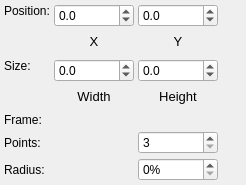
<?xml version="1.0" encoding="UTF-8"?>
<ui version="4.0">
 <class>ip_geometry</class>
 <widget class="QWidget" name="ip_geometry">
  <property name="geometry">
   <rect>
    <x>0</x>
    <y>0</y>
    <width>246</width>
    <height>185</height>
   </rect>
  </property>
  <property name="sizePolicy">
   <sizepolicy hsizetype="Maximum" vsizetype="Preferred">
    <horstretch>0</horstretch>
    <verstretch>0</verstretch>
   </sizepolicy>
  </property>
  <property name="maximumSize">
   <size>
    <width>300</width>
    <height>16777215</height>
   </size>
  </property>
  <property name="windowTitle">
   <string>Form</string>
  </property>
  <layout class="QGridLayout" name="gridLayout">
   <property name="leftMargin">
    <number>4</number>
   </property>
   <property name="topMargin">
    <number>4</number>
   </property>
   <property name="rightMargin">
    <number>4</number>
   </property>
   <property name="bottomMargin">
    <number>4</number>
   </property>
   <property name="spacing">
    <number>4</number>
   </property>
   <item row="0" column="2">
    <layout class="QVBoxLayout" name="verticalLayout_2">
     <property name="spacing">
      <number>1</number>
     </property>
     <item>
      <widget class="IntelligentSpinBox" name="spinboxYPos">
       <property name="sizePolicy">
        <sizepolicy hsizetype="Fixed" vsizetype="Fixed">
         <horstretch>0</horstretch>
         <verstretch>0</verstretch>
        </sizepolicy>
       </property>
       <property name="maximumSize">
        <size>
         <width>80</width>
         <height>16777215</height>
        </size>
       </property>
       <property name="wrapping">
        <bool>false</bool>
       </property>
       <property name="buttonSymbols">
        <enum>QAbstractSpinBox::UpDownArrows</enum>
       </property>
       <property name="decimals">
        <number>1</number>
       </property>
       <property name="minimum">
        <double>-999999.000000000000000</double>
       </property>
       <property name="maximum">
        <double>999999.000000000000000</double>
       </property>
      </widget>
     </item>
     <item>
      <widget class="QLabel" name="label_2">
       <property name="font">
        <font>
         <pointsize>10</pointsize>
        </font>
       </property>
       <property name="text">
        <string>Y</string>
       </property>
       <property name="alignment">
        <set>Qt::AlignCenter</set>
       </property>
      </widget>
     </item>
    </layout>
   </item>
   <item row="2" column="2">
    <layout class="QVBoxLayout" name="verticalLayout_3">
     <property name="spacing">
      <number>1</number>
     </property>
     <item>
      <widget class="IntelligentSpinBox" name="spinboxHeight">
       <property name="sizePolicy">
        <sizepolicy hsizetype="Fixed" vsizetype="Fixed">
         <horstretch>0</horstretch>
         <verstretch>0</verstretch>
        </sizepolicy>
       </property>
       <property name="maximumSize">
        <size>
         <width>80</width>
         <height>16777215</height>
        </size>
       </property>
       <property name="wrapping">
        <bool>false</bool>
       </property>
       <property name="buttonSymbols">
        <enum>QAbstractSpinBox::UpDownArrows</enum>
       </property>
       <property name="decimals">
        <number>1</number>
       </property>
       <property name="minimum">
        <double>-999999.000000000000000</double>
       </property>
       <property name="maximum">
        <double>999999.000000000000000</double>
       </property>
      </widget>
     </item>
     <item>
      <widget class="QLabel" name="label_3">
       <property name="font">
        <font>
         <pointsize>10</pointsize>
        </font>
       </property>
       <property name="text">
        <string>Height</string>
       </property>
       <property name="alignment">
        <set>Qt::AlignCenter</set>
       </property>
      </widget>
     </item>
    </layout>
   </item>
   <item row="5" column="2">
    <widget class="QSpinBox" name="spinBoxPolygonRadius">
     <property name="suffix">
      <string>%</string>
     </property>
     <property name="maximum">
      <number>100</number>
     </property>
    </widget>
   </item>
   <item row="4" column="0">
    <widget class="QLabel" name="lbl_polygonPoints">
     <property name="text">
      <string>Points:</string>
     </property>
    </widget>
   </item>
   <item row="4" column="2">
    <widget class="QSpinBox" name="spinBoxPolygonPoints">
     <property name="minimum">
      <number>3</number>
     </property>
     <property name="maximum">
      <number>50</number>
     </property>
    </widget>
   </item>
   <item row="5" column="0">
    <widget class="QLabel" name="lbl_polygonRadius">
     <property name="text">
      <string>Radius:</string>
     </property>
    </widget>
   </item>
   <item row="2" column="3">
    <spacer name="horizontalSpacer">
     <property name="orientation">
      <enum>Qt::Horizontal</enum>
     </property>
     <property name="sizeHint" stdset="0">
      <size>
       <width>40</width>
       <height>20</height>
      </size>
     </property>
    </spacer>
   </item>
   <item row="0" column="3">
    <spacer name="horizontalSpacer_2">
     <property name="orientation">
      <enum>Qt::Horizontal</enum>
     </property>
     <property name="sizeHint" stdset="0">
      <size>
       <width>40</width>
       <height>20</height>
      </size>
     </property>
    </spacer>
   </item>
   <item row="2" column="1">
    <layout class="QVBoxLayout" name="verticalLayout_4">
     <property name="spacing">
      <number>1</number>
     </property>
     <item>
      <widget class="IntelligentSpinBox" name="spinboxWidth">
       <property name="sizePolicy">
        <sizepolicy hsizetype="Fixed" vsizetype="Fixed">
         <horstretch>0</horstretch>
         <verstretch>0</verstretch>
        </sizepolicy>
       </property>
       <property name="maximumSize">
        <size>
         <width>80</width>
         <height>16777215</height>
        </size>
       </property>
       <property name="buttonSymbols">
        <enum>QAbstractSpinBox::UpDownArrows</enum>
       </property>
       <property name="decimals">
        <number>1</number>
       </property>
       <property name="minimum">
        <double>-999999.000000000000000</double>
       </property>
       <property name="maximum">
        <double>999999.000000000000000</double>
       </property>
      </widget>
     </item>
     <item>
      <widget class="QLabel" name="label_4">
       <property name="font">
        <font>
         <pointsize>10</pointsize>
        </font>
       </property>
       <property name="text">
        <string>Width</string>
       </property>
       <property name="alignment">
        <set>Qt::AlignCenter</set>
       </property>
      </widget>
     </item>
    </layout>
   </item>
   <item row="3" column="1" colspan="2">
    <layout class="QHBoxLayout" name="frameLayout"/>
   </item>
   <item row="0" column="1">
    <layout class="QVBoxLayout" name="verticalLayout">
     <property name="spacing">
      <number>1</number>
     </property>
     <item>
      <widget class="IntelligentSpinBox" name="spinboxXPos">
       <property name="sizePolicy">
        <sizepolicy hsizetype="Fixed" vsizetype="Fixed">
         <horstretch>0</horstretch>
         <verstretch>0</verstretch>
        </sizepolicy>
       </property>
       <property name="maximumSize">
        <size>
         <width>80</width>
         <height>16777215</height>
        </size>
       </property>
       <property name="wrapping">
        <bool>false</bool>
       </property>
       <property name="buttonSymbols">
        <enum>QAbstractSpinBox::UpDownArrows</enum>
       </property>
       <property name="decimals">
        <number>1</number>
       </property>
       <property name="minimum">
        <double>-999999.000000000000000</double>
       </property>
       <property name="maximum">
        <double>999999.000000000000000</double>
       </property>
      </widget>
     </item>
     <item>
      <widget class="QLabel" name="label">
       <property name="font">
        <font>
         <pointsize>10</pointsize>
        </font>
       </property>
       <property name="text">
        <string>X</string>
       </property>
       <property name="alignment">
        <set>Qt::AlignCenter</set>
       </property>
      </widget>
     </item>
    </layout>
   </item>
   <item row="3" column="0">
    <layout class="QVBoxLayout" name="verticalLayout_7">
     <item>
      <widget class="QLabel" name="label_7">
       <property name="text">
        <string>Frame:</string>
       </property>
      </widget>
     </item>
    </layout>
   </item>
   <item row="2" column="0">
    <layout class="QVBoxLayout" name="verticalLayout_6">
     <property name="spacing">
      <number>1</number>
     </property>
     <item>
      <widget class="QLabel" name="label_6">
       <property name="text">
        <string>Size:</string>
       </property>
      </widget>
     </item>
     <item>
      <spacer name="verticalSpacer_3">
       <property name="orientation">
        <enum>Qt::Vertical</enum>
       </property>
       <property name="sizeHint" stdset="0">
        <size>
         <width>0</width>
         <height>0</height>
        </size>
       </property>
      </spacer>
     </item>
    </layout>
   </item>
   <item row="0" column="0">
    <layout class="QVBoxLayout" name="verticalLayout_5">
     <property name="spacing">
      <number>1</number>
     </property>
     <item>
      <widget class="QLabel" name="label_5">
       <property name="text">
        <string>Position:</string>
       </property>
      </widget>
     </item>
     <item>
      <spacer name="verticalSpacer_2">
       <property name="orientation">
        <enum>Qt::Vertical</enum>
       </property>
       <property name="sizeHint" stdset="0">
        <size>
         <width>0</width>
         <height>0</height>
        </size>
       </property>
      </spacer>
     </item>
    </layout>
   </item>
  </layout>
 </widget>
 <customwidgets>
  <customwidget>
   <class>IntelligentSpinBox</class>
   <extends>QDoubleSpinBox</extends>
   <header>src/widgets/intelligentspinbox.h</header>
  </customwidget>
 </customwidgets>
 <resources/>
 <connections/>
</ui>
